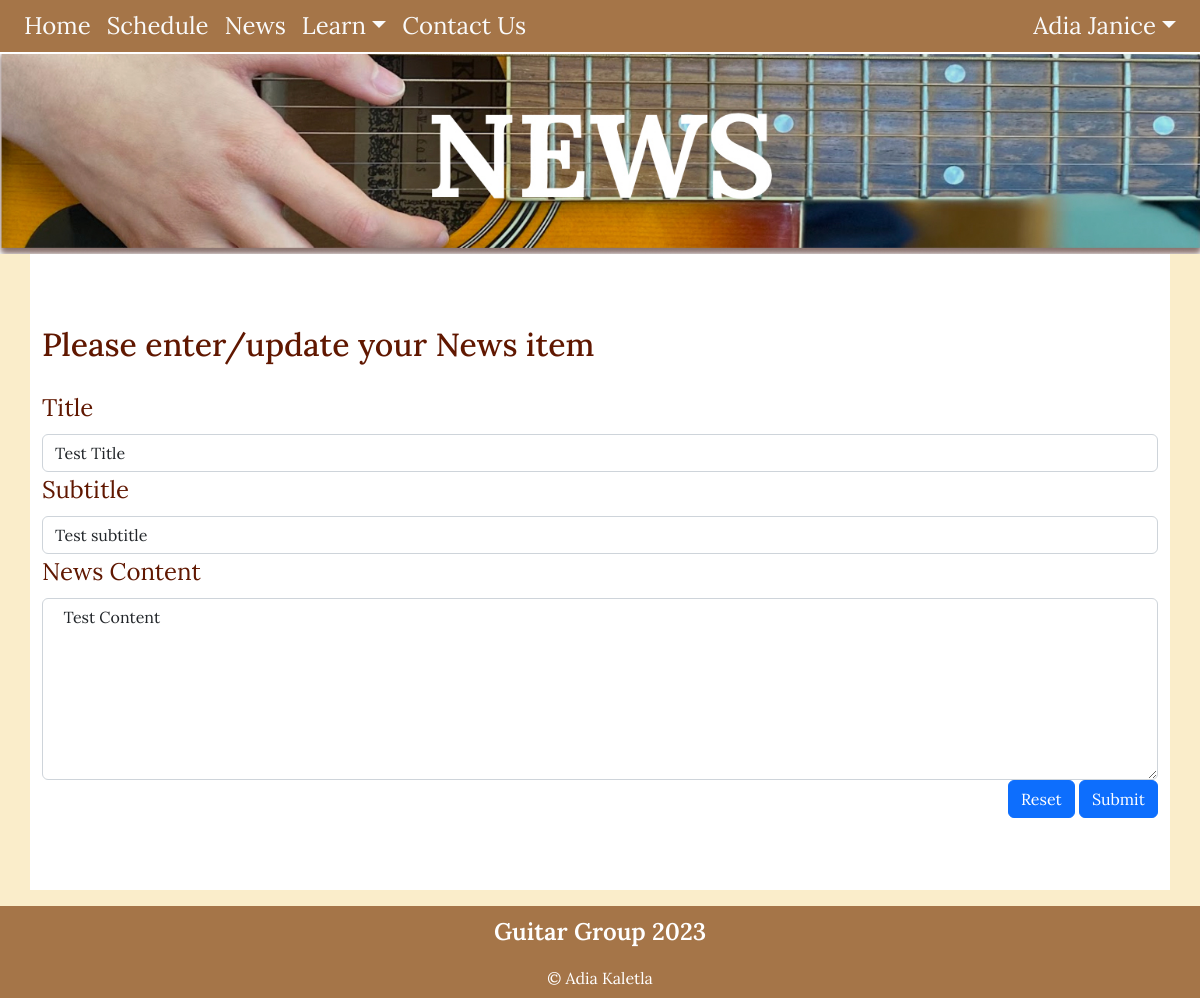
/news_cud?id=3&task=update (signed in), run on the app's committed database.
### tables this page shows
CREATE TABLE news(
    news_id integer primary key autoincrement not null,
    title text not null unique,
    subtitle text not null unique,
    content text not null unique,
    newsdate date not null,
    member_id integer,
    foreign key(member_id) references member(member_id)
);

### server.py (the view, shortened to what this page needs)
@app.route('/news_cud', methods=['GET', 'POST'])
def news_cud():
    data = request.args
    required_keys = ['id', 'task']
    for k in required_keys:
        if k not in data.keys():
            message = "Do not know what to do with create read update on news (key not present)"
            return render_template('error.html', message=message)
    if request.method == "GET":
        if data['task'] == 'delete':
            sql = "delete from news where news_id = ?"
            values_tuple = (data['id'],)
            run_commit_query(sql, values_tuple, db_path)
            return redirect(url_for('news'))
        elif data['task'] == 'update':
            sql = """ select title, subtitle, content from news where news_id=?"""
            values_tuple = (data['id'],)
            result = run_search_query_tuples(sql, values_tuple, db_path, True)
            result = result[0]
            return render_template("news_cud.html",
                                   **result,
                                   id=data['id'],
                                   task=data['task'])
        elif data['task'] == 'comment':
            temp = {'content': 'Test Comment'}
            return render_template("news_cud.html",
                                   id=data['id'],
                                   task=data['task'],
                                   content=temp['content'])
        else:
            message = "Unrecognised task coming from news page"
            return render_template('error.html', message=message)
    return render_template("news_cud.html")

### db_functions.py (called while the page is built)
def run_search_query_tuples(sql_query, values_tuple, file_path, rowfactory=False):
    try:
        db = sqlite3.connect(file_path)
        if rowfactory:
            db.row_factory = sqlite3.Row
        cursor = db.cursor()
        cursor.execute(sql_query, values_tuple)
        result = cursor.fetchall()
        cursor.close()
    except sqlite3.Error as error:
        print("Error running search query tuples: {}".format(error))
        return None
    db.close()
    if result is None:
        print("No search values were found")
    return result

### templates/news_cud.html (shortened to what this page needs)
{% extends "layout.html" %}
{% block banner%}
static/images/newsbanner.jpg
{% endblock %}
{% block content%}
<div class="container-lg py-sm-5 py-1">
    <div class="news p=4 my-4">
        {% if task == 'comment' %}
            <h2>Please enter your comments</h2>
        {% else %}
            <h2>Please enter/update your News item</h2>
        {% endif %}
        <form action="{{url_for('news_cud', id=id, task=task)}}" method="POST">
            {% if task == 'comment' %}
                <div>
                    <label for="comment" class="form-label">Comment</label>
                    <textarea class="form-control" id="comment" name="content" rows="7" required> {{content}} </textarea>
                </div>
            {% else %}
                <div>
                    <label for="title" class="form-label">Title</label>
                    <input type="text" class="form-control" id="title" name="title" placeholder="" value="{{title}}" required>
                </div>
                <div>
                    <label for="subtitle" class="form-label">Subtitle</label>
                    <input type="text" class="form-control" id="subtitle" name="subtitle" placeholder="" value="{{subtitle}}" required>
                </div>
                <div>
                    <label for="content" class="form-label">News Content</label>
                    <textarea class="form-control" id="content" name="content" rows="7" required> {{content}} </textarea>
                </div>
            {% endif %}
            <div class="text-end">
                <button type="reset" class="btn btn-primary"> Reset </button>
                <button type="submit" class="btn btn-primary"> Submit </button>
            </div>
        </form>
    </div>
</div>
{% endblock %}

### static/styles.css (style rules this page uses)
:root { --dutch-white: rgb(250, 237, 202); --charcol: rgb(54, 70, 82); --chamoisee: rgb(165, 117, 72); --black-bean: rgb(43, 5, 4); --blood-red: rgb(96, 23, 0); }
body { font-family: 'Lora', sans-serif; font-size: 100%; background-color: var(--dutch-white); }
.body-text, label { font-size: 1.5em; text-align: center; color:var(--blood-red); }
.contact-text, label { font-size: 1.5em; text-align: left; font-weight: 400; color:var(--blood-red); }
h2 { font-size: 2em; color:var(--blood-red); text-align: left; font-weight: 500; margin-bottom: 0.8em; }
.container-lg { background-color:rgb(255,255,255); overflow: auto; }

### data on the page
news: title "Test Title", subtitle "Test subtitle", content "Test Content"

### other printed values
{{ session['name'] }} "Adia Janice"
